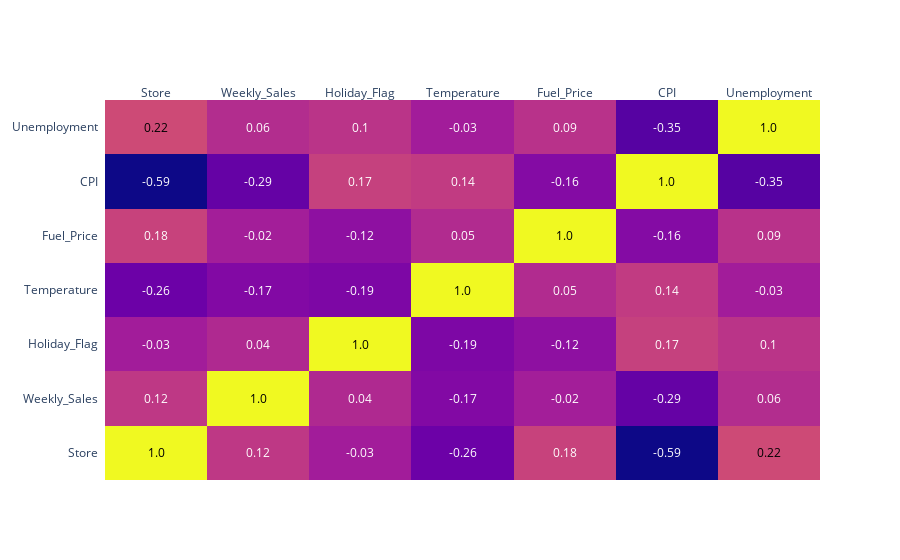

Source (notebook cell):
### Code cell
# Correlation matrix
corr_matrix = walmart_sales.corr().round(2)

import plotly.figure_factory as ff

fig = ff.create_annotated_heatmap(corr_matrix.values,
                                  x = corr_matrix.columns.tolist(),
                                  y = corr_matrix.index.tolist())


fig.show()

### Figure 1 — Plotly figure (JSON) as saved in the notebook; plotly's stock layout.template omitted (floating-point values rounded to 4 significant figures)
{"data": [{"colorscale": [[0, "#0d0887"], [0.1111, "#46039f"], [0.2222, "#7201a8"], [0.3333, "#9c179e"], [0.4444, "#bd3786"], [0.5556, "#d8576b"], [0.6667, "#ed7953"], [0.7778, "#fb9f3a"], [0.8889, "#fdca26"], [1, "#f0f921"]], "reversescale": false, "showscale": false, "type": "heatmap", "x": ["Store", "Weekly_Sales", "Holiday_Flag", "Temperature", "Fuel_Price", "CPI", "Unemployment"], "y": ["Store", "Weekly_Sales", "Holiday_Flag", "Temperature", "Fuel_Price", "CPI", "Unemployment"], "z": [[1, 0.12, -0.03, -0.26, 0.18, -0.59, 0.22], [0.12, 1, 0.04, -0.17, -0.02, -0.29, 0.06], [-0.03, 0.04, 1, -0.19, -0.12, 0.17, 0.1], [-0.26, -0.17, -0.19, 1, 0.05, 0.14, -0.03], [0.18, -0.02, -0.12, 0.05, 1, -0.16, 0.09], [-0.59, -0.29, 0.17, 0.14, -0.16, 1, -0.35], [0.22, 0.06, 0.1, -0.03, 0.09, -0.35, 1]]}], "layout": {"annotations": [{"font": {"color": "#000000"}, "showarrow": false, "text": "1.0", "x": "Store", "xref": "x", "y": "Store", "yref": "y"}, {"font": {"color": "#FFFFFF"}, "showarrow": false, "text": "0.12", "x": "Weekly_Sales", "xref": "x", "y": "Store", "yref": "y"}, {"font": {"color": "#FFFFFF"}, "showarrow": false, "text": "-0.03", "x": "Holiday_Flag", "xref": "x", "y": "Store", "yref": "y"}, {"font": {"color": "#FFFFFF"}, "showarrow": false, "text": "-0.26", "x": "Temperature", "xref": "x", "y": "Store", "yref": "y"}, {"font": {"color": "#FFFFFF"}, "showarrow": false, "text": "0.18", "x": "Fuel_Price", "xref": "x", "y": "Store", "yref": "y"}, {"font": {"color": "#FFFFFF"}, "showarrow": false, "text": "-0.59", "x": "CPI", "xref": "x", "y": "Store", "yref": "y"}, {"font": {"color": "#000000"}, "showarrow": false, "text": "0.22", "x": "Unemployment", "xref": "x", "y": "Store", "yref": "y"}, {"font": {"color": "#FFFFFF"}, "showarrow": false, "text": "0.12", "x": "Store", "xref": "x", "y": "Weekly_Sales", "yref": "y"}, {"font": {"color": "#000000"}, "showarrow": false, "text": "1.0", "x": "Weekly_Sales", "xref": "x", "y": "Weekly_Sales", "yref": "y"}, {"font": {"color": "#FFFFFF"}, "showarrow": false, "text": "0.04", "x": "Holiday_Flag", "xref": "x", "y": "Weekly_Sales", "yref": "y"}, {"font": {"color": "#FFFFFF"}, "showarrow": false, "text": "-0.17", "x": "Temperature", "xref": "x", "y": "Weekly_Sales", "yref": "y"}, {"font": {"color": "#FFFFFF"}, "showarrow": false, "text": "-0.02", "x": "Fuel_Price", "xref": "x", "y": "Weekly_Sales", "yref": "y"}, {"font": {"color": "#FFFFFF"}, "showarrow": false, "text": "-0.29", "x": "CPI", "xref": "x", "y": "Weekly_Sales", "yref": "y"}, {"font": {"color": "#FFFFFF"}, "showarrow": false, "text": "0.06", "x": "Unemployment", "xref": "x", "y": "Weekly_Sales", "yref": "y"}, {"font": {"color": "#FFFFFF"}, "showarrow": false, "text": "-0.03", "x": "Store", "xref": "x", "y": "Holiday_Flag", "yref": "y"}, {"font": {"color": "#FFFFFF"}, "showarrow": false, "text": "0.04", "x": "Weekly_Sales", "xref": "x", "y": "Holiday_Flag", "yref": "y"}, {"font": {"color": "#000000"}, "showarrow": false, "text": "1.0", "x": "Holiday_Flag", "xref": "x", "y": "Holiday_Flag", "yref": "y"}, {"font": {"color": "#FFFFFF"}, "showarrow": false, "text": "-0.19", "x": "Temperature", "xref": "x", "y": "Holiday_Flag", "yref": "y"}, {"font": {"color": "#FFFFFF"}, "showarrow": false, "text": "-0.12", "x": "Fuel_Price", "xref": "x", "y": "Holiday_Flag", "yref": "y"}, {"font": {"color": "#FFFFFF"}, "showarrow": false, "text": "0.17", "x": "CPI", "xref": "x", "y": "Holiday_Flag", "yref": "y"}, {"font": {"color": "#FFFFFF"}, "showarrow": false, "text": "0.1", "x": "Unemployment", "xref": "x", "y": "Holiday_Flag", "yref": "y"}, {"font": {"color": "#FFFFFF"}, "showarrow": false, "text": "-0.26", "x": "Store", "xref": "x", "y": "Temperature", "yref": "y"}, {"font": {"color": "#FFFFFF"}, "showarrow": false, "text": "-0.17", "x": "Weekly_Sales", "xref": "x", "y": "Temperature", "yref": "y"}, {"font": {"color": "#FFFFFF"}, "showarrow": false, "text": "-0.19", "x": "Holiday_Flag", "xref": "x", "y": "Temperature", "yref": "y"}, {"font": {"color": "#000000"}, "showarrow": false, "text": "1.0", "x": "Temperature", "xref": "x", "y": "Temperature", "yref": "y"}, {"font": {"color": "#FFFFFF"}, "showarrow": false, "text": "0.05", "x": "Fuel_Price", "xref": "x", "y": "Temperature", "yref": "y"}, {"font": {"color": "#FFFFFF"}, "showarrow": false, "text": "0.14", "x": "CPI", "xref": "x", "y": "Temperature", "yref": "y"}, {"font": {"color": "#FFFFFF"}, "showarrow": false, "text": "-0.03", "x": "Unemployment", "xref": "x", "y": "Temperature", "yref": "y"}, {"font": {"color": "#FFFFFF"}, "showarrow": false, "text": "0.18", "x": "Store", "xref": "x", "y": "Fuel_Price", "yref": "y"}, {"font": {"color": "#FFFFFF"}, "showarrow": false, "text": "-0.02", "x": "Weekly_Sales", "xref": "x", "y": "Fuel_Price", "yref": "y"}, {"font": {"color": "#FFFFFF"}, "showarrow": false, "text": "-0.12", "x": "Holiday_Flag", "xref": "x", "y": "Fuel_Price", "yref": "y"}, {"font": {"color": "#FFFFFF"}, "showarrow": false, "text": "0.05", "x": "Temperature", "xref": "x", "y": "Fuel_Price", "yref": "y"}, {"font": {"color": "#000000"}, "showarrow": false, "text": "1.0", "x": "Fuel_Price", "xref": "x", "y": "Fuel_Price", "yref": "y"}, {"font": {"color": "#FFFFFF"}, "showarrow": false, "text": "-0.16", "x": "CPI", "xref": "x", "y": "Fuel_Price", "yref": "y"}, {"font": {"color": "#FFFFFF"}, "showarrow": false, "text": "0.09", "x": "Unemployment", "xref": "x", "y": "Fuel_Price", "yref": "y"}, {"font": {"color": "#FFFFFF"}, "showarrow": false, "text": "-0.59", "x": "Store", "xref": "x", "y": "CPI", "yref": "y"}, {"font": {"color": "#FFFFFF"}, "showarrow": false, "text": "-0.29", "x": "Weekly_Sales", "xref": "x", "y": "CPI", "yref": "y"}, {"font": {"color": "#FFFFFF"}, "showarrow": false, "text": "0.17", "x": "Holiday_Flag", "xref": "x", "y": "CPI", "yref": "y"}, {"font": {"color": "#FFFFFF"}, "showarrow": false, "text": "0.14", "x": "Temperature", "xref": "x", "y": "CPI", "yref": "y"}, {"font": {"color": "#FFFFFF"}, "showarrow": false, "text": "-0.16", "x": "Fuel_Price", "xref": "x", "y": "CPI", "yref": "y"}, {"font": {"color": "#000000"}, "showarrow": false, "text": "1.0", "x": "CPI", "xref": "x", "y": "CPI", "yref": "y"}, {"font": {"color": "#FFFFFF"}, "showarrow": false, "text": "-0.35", "x": "Unemployment", "xref": "x", "y": "CPI", "yref": "y"}, {"font": {"color": "#000000"}, "showarrow": false, "text": "0.22", "x": "Store", "xref": "x", "y": "Unemployment", "yref": "y"}, {"font": {"color": "#FFFFFF"}, "showarrow": false, "text": "0.06", "x": "Weekly_Sales", "xref": "x", "y": "Unemployment", "yref": "y"}, {"font": {"color": "#FFFFFF"}, "showarrow": false, "text": "0.1", "x": "Holiday_Flag", "xref": "x", "y": "Unemployment", "yref": "y"}, {"font": {"color": "#FFFFFF"}, "showarrow": false, "text": "-0.03", "x": "Temperature", "xref": "x", "y": "Unemployment", "yref": "y"}, {"font": {"color": "#FFFFFF"}, "showarrow": false, "text": "0.09", "x": "Fuel_Price", "xref": "x", "y": "Unemployment", "yref": "y"}, {"font": {"color": "#FFFFFF"}, "showarrow": false, "text": "-0.35", "x": "CPI", "xref": "x", "y": "Unemployment", "yref": "y"}, {"font": {"color": "#000000"}, "showarrow": false, "text": "1.0", "x": "Unemployment", "xref": "x", "y": "Unemployment", "yref": "y"}], "xaxis": {"dtick": 1, "gridcolor": "rgb(0, 0, 0)", "side": "top", "ticks": ""}, "yaxis": {"dtick": 1, "ticks": "", "ticksuffix": "  "}}}
